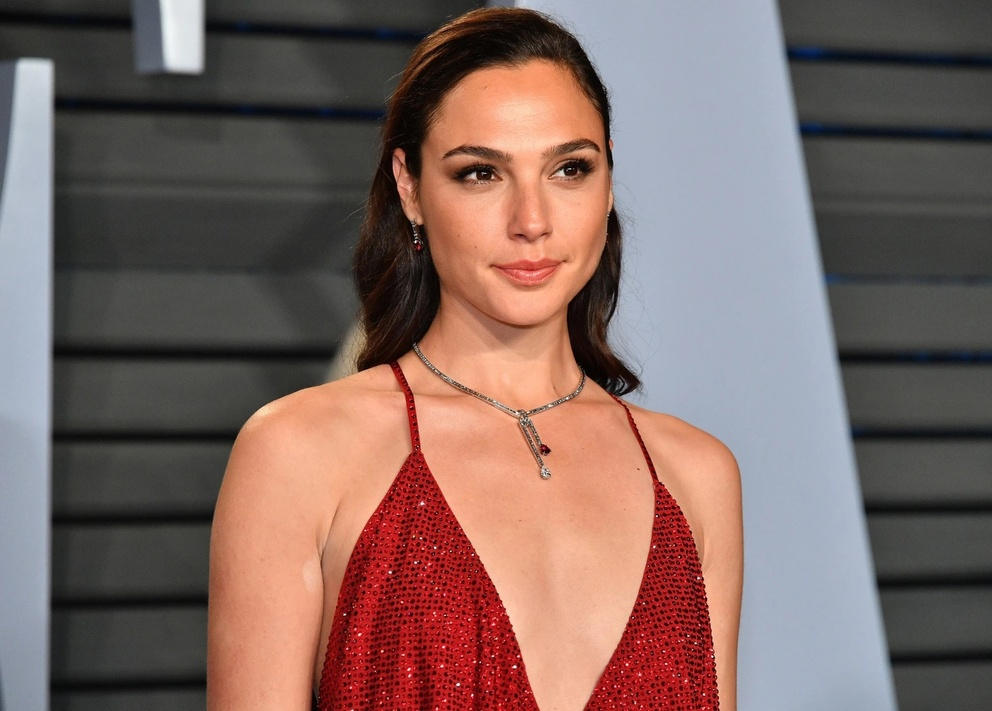
#> input picture ml-deeplearning/cnn_playground/gal-gadot.jpg, 992 x 711 px, shrunk from 1500 x 1076 before the run
$ jupyter execute --allow-errors convolution_test.ipynb
#> lines starting #> are read from the running program, lines starting #| are printed output that depends on the picture
[cell 1]
import numpy as np
import matplotlib.pyplot as plt

[cell 2]
x = np.arange(0, 4*np.pi, 0.05)

[cell 3]
def conv1d(a, w, b = 0, stride = 1, padding = 0):
    # a: input array
    # w: filter
    # b: bias
    # stride: stride
    # padding: padding
    # return: convolution result
#> called with a = array of shape (252,), w = array of shape (3,), b = 0, stride = 1, padding = 1
    w_old = a.shape[0]
    f = w.shape[0]
    a_pad = np.pad(a, pad_width= padding, mode='constant', constant_values=0)
    w_new = int((w_old + 2 * padding - f) / stride + 1)
    a_result = np.zeros((w_new))
    for i in range(w_new):
        a_result[i] = np.sum(a_pad[i * stride: i * stride + f] * w) + b
    return a_result

[cell 4]
x_clear = np.sin(x)
x_noise = x_clear + np.random.normal(0, 0.05, len(x_clear))
x_conv = conv1d(x_noise, np.array([1, 1, 1]) / 3, padding = 1)

[cell 5]
fig, axes = plt.subplots(2, 2, figsize=(30, 10))
axes[0][0].plot(x, x_clear)
axes[0][0].set_title('Clear')
axes[0][1].plot(x, x_noise)
axes[0][1].set_title('Noise')
axes[1][0].plot(x, x_conv)
axes[1][0].set_title('Convolution')
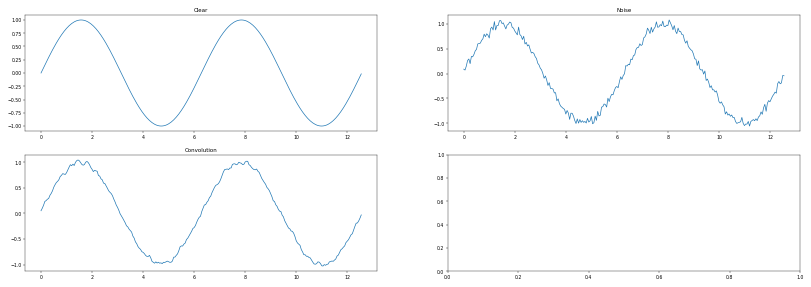
#> figure drawn by matplotlib, 3 panels; panel 1: curve peaks at x = 7.85, y = 1; panel 2: curve peaks at x = 8.05, y = 1.08; panel 3: curve peaks at x = 1.45, y = 1.04

[cell 6]
def conv2d(A, W, b, stride = 1, pad = 0):
    """
    A: input, A.shape = (m, n_H_prev, n_W_prev, n_C_prev)
    W: filters, W.shape = (f, f, n_C_prev, n_C)
    b: biases, b.shape = (n_C_new)
    """
    assert A.shape[3] == W.shape[2], 'input.shape[3] must == filters.shape[2]'
    m, n_H_prev, n_W_prev, _ = A.shape
    f, _, n_C_prev, n_C = W.shape
    A_pad = np.pad(A, pad_width=pad, mode = 'constant', constant_values = 0)
    # new shape
    n_H_new = int((n_H_old - f + 2*pad)/stride) + 1
    n_H_new = int((n_W_old - f + 2*pad)/stride) + 1
    A_res = np.zeros((m, n_H_new, n_W_new, n_C))
    # compute
    for i in range(m):
        for h in range(n_H_new):
            for w in range(n_W_new):
                for c in range(n_C):
                    h_start = h*stride
                    h_end = h_start + f
                    v_start = v*stride
                    v_end = v_start + f
                    a_slide = A_pad[i, h_start: h_end, v_start:v_end, :]
                    A_res[i, h, w, c] = np.sum(a_slide * W[:, :, :, c]) + b[c]
    return A_res

[cell 7]
import cv2

[cell 8]
img = cv2.imread('gal-gadot.jpg', cv2.IMREAD_GRAYSCALE)
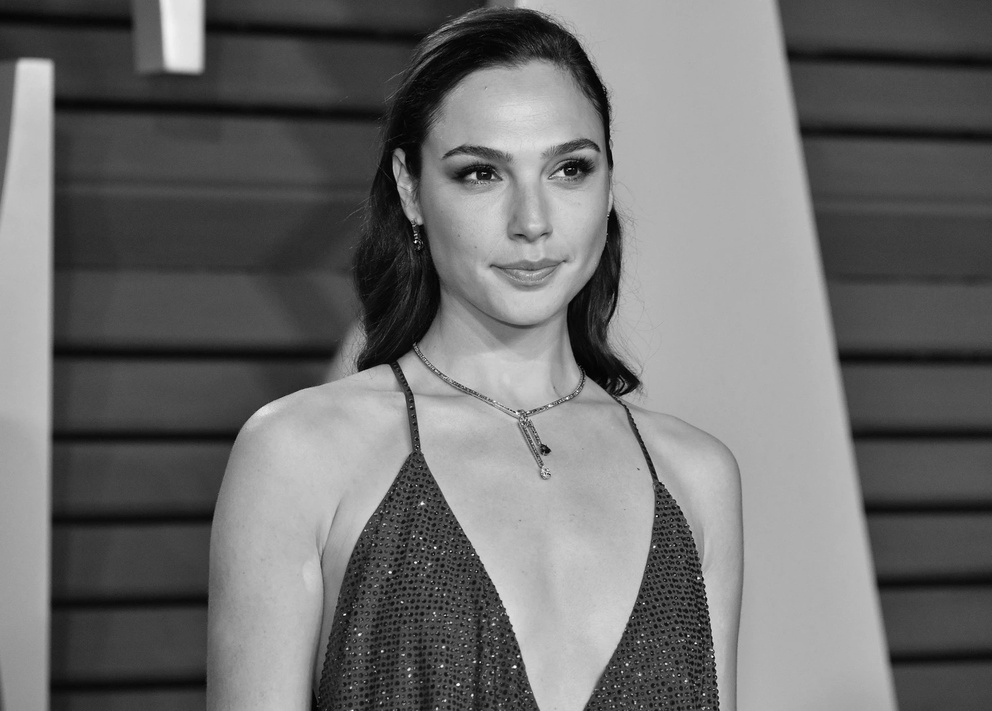
#> img: shape (711, 992); min 0, max 255, mean 109.8
img = cv2.cvtColor(img, cv2.COLOR_BGR2RGB)
#> img: shape (711, 992, 3)
plt.imshow(img)

[cell 9]
img_noise = img + np.random.normal(0, 20, img.shape)
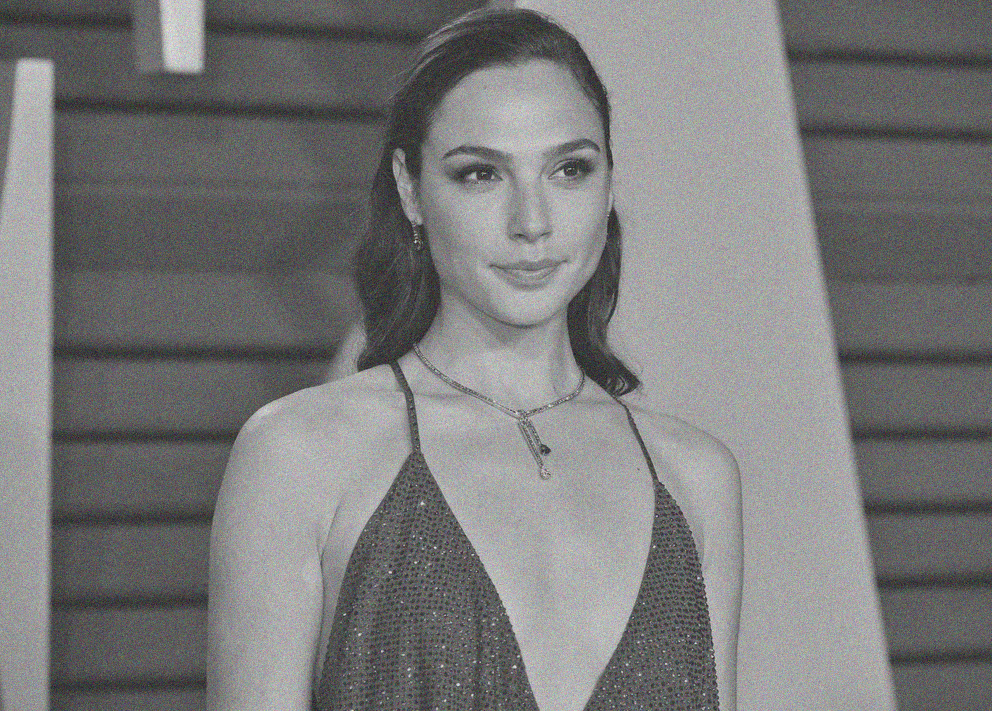
#> img_noise: shape (711, 992, 3) float64; mean R, G, B 109.8, 109.8, 109.8; drawn with min black and max white
plt.imshow(img_noise.astype(np.uint8))
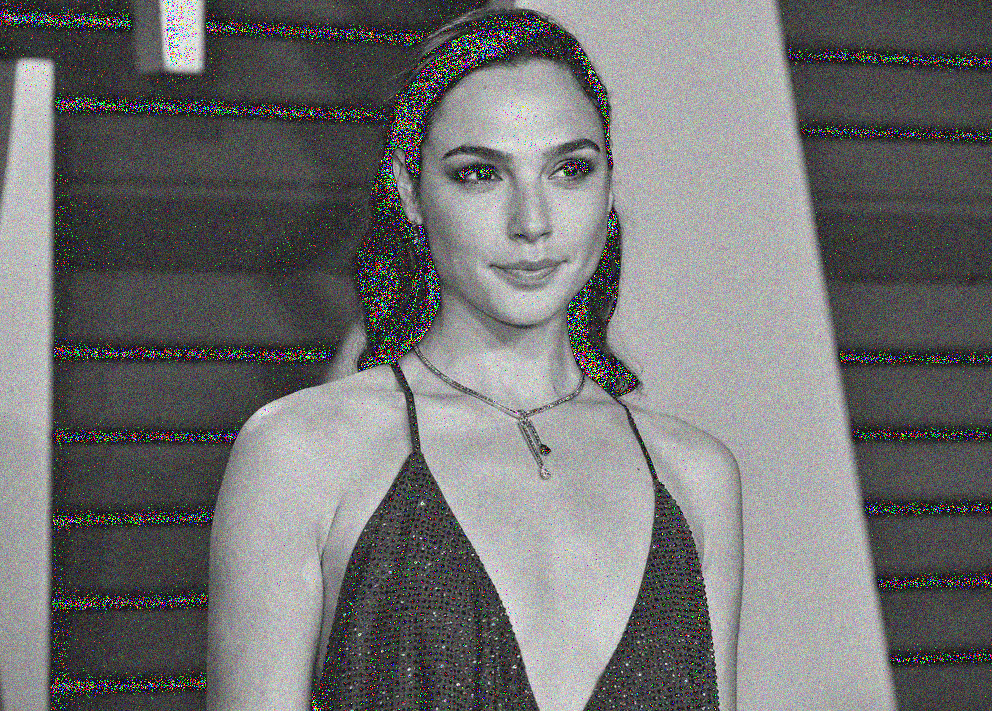
#> shown: shape (711, 992, 3); mean R, G, B 113.3, 113.3, 113.3
